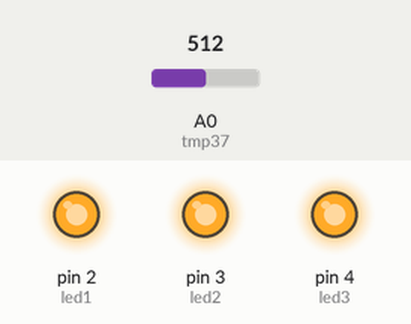
A program run on a simulated Arduino Uno, built with avr-gcc and run on an emulated ATmega328P. On the bench: output pins drawn as LEDs (lit = HIGH). Inputs (shaded band) come from the test bench; at power-on: A0 (tmp37) = 512.

Above: at 1.2 s.
1.3 s: A0 (tmp37) set to 116
2.8 s: A0 (tmp37) set to 106
At 4.0 s:
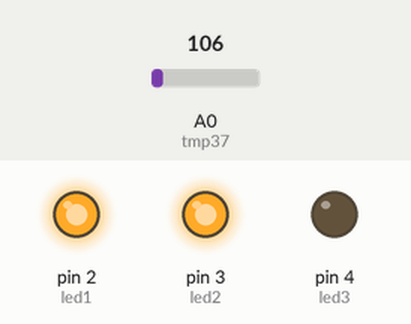
4.3 s: A0 (tmp37) set to 16
At 5.2 s:
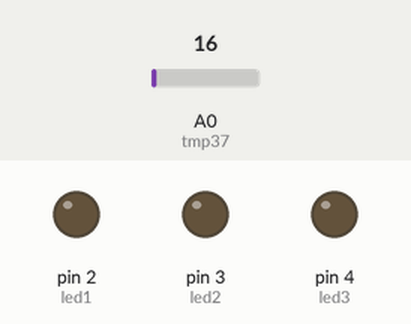
7.3 s: A0 (tmp37) set to 122
At 8.5 s:
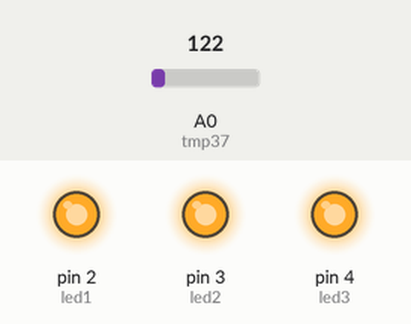
8.8 s: A0 (tmp37) set to 15
At 9.8 s:
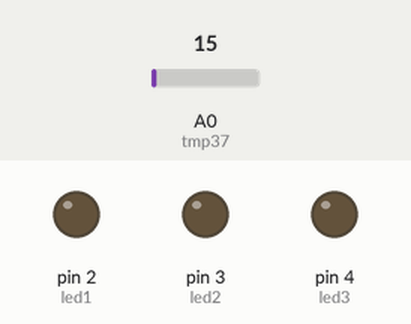
Timing chart, 0 to 11.3 s (numbered marks = the images above; inputs shaded):
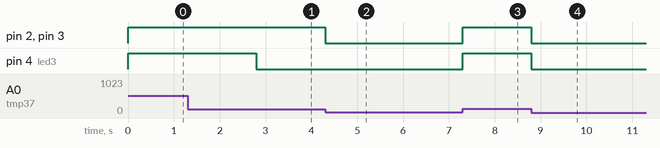

Measured:
- the behaviour switches between 107 and 106 on A0 (tmp37) (found by bisection; images 0 and 1)
- after the input at 1.3 s, every drawn part: stays the same
- after the input at 2.8 s, pin 4 (led3): HIGH → LOW at once
- after the input at 4.3 s, pin 2 (led1), pin 3 (led2): HIGH → LOW at once
- after the input at 7.3 s, pin 2 (led1), pin 3 (led2), pin 4 (led3): LOW → HIGH at once
- after the input at 8.8 s, pin 2 (led1), pin 3 (led2), pin 4 (led3): HIGH → LOW at once

The program:

main.cpp
```cpp
#include <Arduino.h>

#define led1 2
#define led2 3
#define led3 4
#define tmp37 A0
float tmp;
String inputString = "";     // a String to hold incoming data
bool stringComplete = false; // whether the string is complete
void setup()
{
  pinMode(led1, OUTPUT);
  pinMode(led2, OUTPUT);
  pinMode(led3, OUTPUT);
  pinMode(tmp37, INPUT);
  Serial.begin(9600);
  inputString.reserve(200);
}

void loop()
{
  tmp = (analogRead(tmp37) / 4.1);
  if (stringComplete)
  {
    Serial.println(inputString);
    if (inputString == "rt\n")
    {
      Serial.println("kek");
      Serial.println(tmp);
    }
    // clear the string:
    inputString = "";
    stringComplete = false;
  }

  /* Serial.println("Temp:");
 Serial.print(tmp);
 Serial.print(" C°");
 */
  if (tmp >= 24.00)
  {
    digitalWrite(led1, HIGH);
  }
  else
  {
    digitalWrite(led1, LOW);
  }
  if (tmp > 25.00)
  {
    digitalWrite(led1, HIGH);
    digitalWrite(led2, HIGH);
  }
  else
  {
    digitalWrite(led2, LOW);
  }
  if (tmp > 26.00)
  {
    digitalWrite(led1, HIGH);
    digitalWrite(led2, HIGH);
    digitalWrite(led3, HIGH);
  }
  else
  {
    digitalWrite(led3, LOW);
  }
}

void serialEvent()
{
  while (Serial.available())
  {
    // get the new byte:
    char inChar = (char)Serial.read();
    // add it to the inputString:
    inputString += inChar;
    // if the incoming character is a newline, set a flag so the main loop can
    // do something about it:
    if (inChar == '\n')
    {
      stringComplete = true;
    }
  }
}
```
